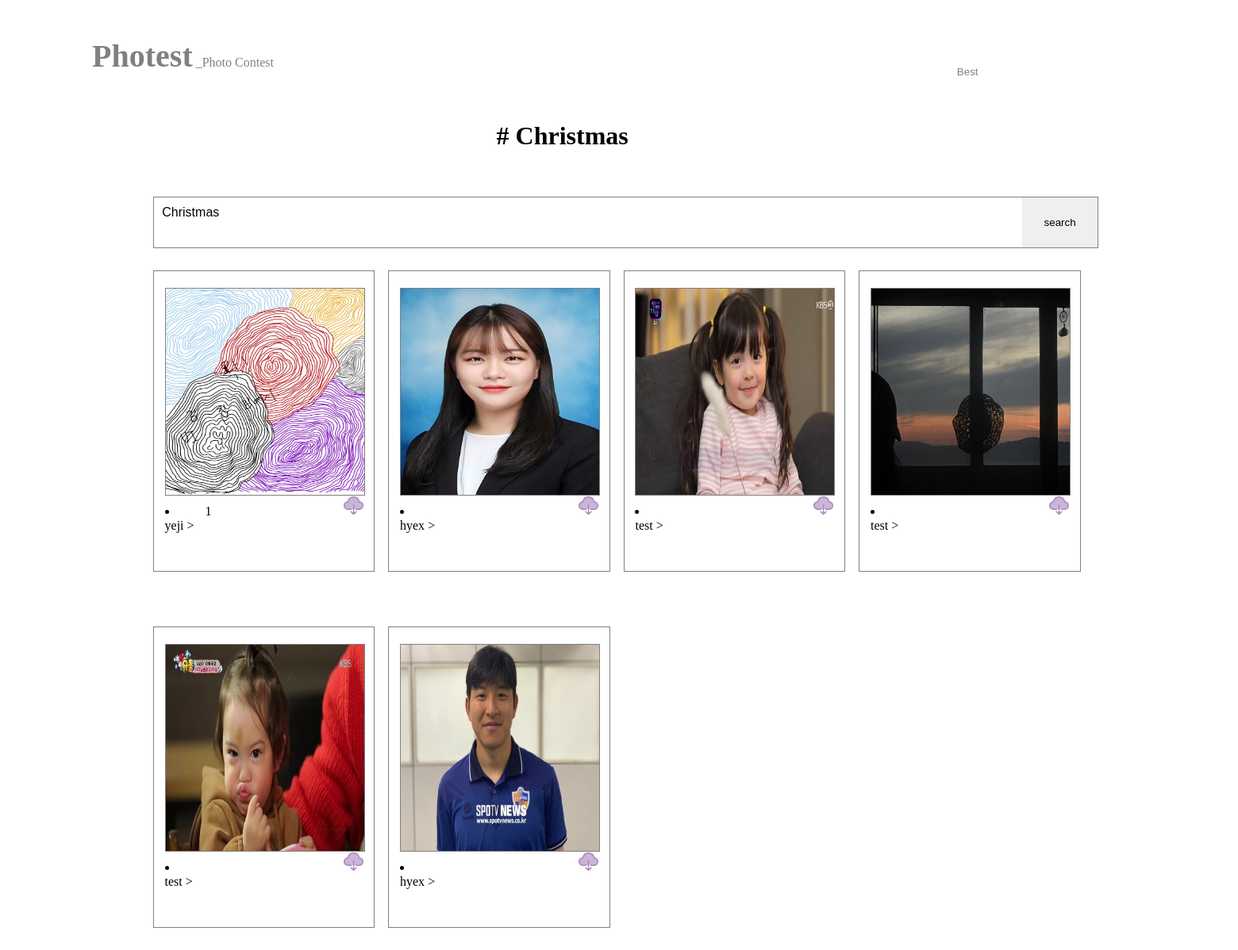
Page /today_hashtag_search/ on the committed database.
### hashtag/models.py (models this page shows)
class hashtag(models.Model):
    tagName = models.CharField(max_length=20,blank=False, primary_key=True)
    tagCnt = models.IntegerField(default=0)
    likeCnt = models.IntegerField(default=0)
    tagDate = models.DateField(blank=True, null = True)

### photo/models.py (models this page shows, shortened)
class Photo(models.Model):
    author = models.ForeignKey(User, on_delete=models.CASCADE, related_name='user')
    image = models.ImageField(upload_to= 'timeline_photo/%Y/%m/%d')
    created = models.DateTimeField(auto_now_add=True)
    updated = models.DateTimeField(auto_now=True)
    hashtag = jsonfield.JSONField(blank = True)
    like = models.ManyToManyField(User, related_name='like_post', blank=True)
    class Meta: # ordering 정렬
        ordering = ['-created']

### photo/views.py (the view)
# urls.py: path('today_hashtag_search/', views.today_hashtag_click, name='today_hashtag_search'),
def today_hashtag_click(request) :
    print('today hashtag click')
    Photos = Photo.objects.all()
    PhotosWithHashtag = list()
    global hashtag
    hashtags = hashtag.objects.all()
    todaytag = ""
    todayDate = str(date.today())
    for h in hashtag.objects.all() :
        if(str(h.tagDate) == todayDate) :
            todaytag = h.tagName
    print(todaytag)
    for p in Photos :
        for t in p.hashtag['tag'] :
            if(t == todaytag) :
                PhotosWithHashtag.append(p)
    return render(request, 'photo/search_list.html', {
        'PhotosWithHashtag' : PhotosWithHashtag,
        'search' : todaytag
    })

### photo/templates/photo/search_list.html (shortened to what this page needs)
{% load static %}
<html>
<head>
    <link rel="stylesheet" href="{% static 'css/searchlist.css' %}">
</head>
<body>
    <div class="title">
        <font id="short-title"><a href="/" class="title-text"> Photest</a></font>
        <font id="long-title">_Photo Contest </font>
    </div>
    <div id="category">
        {% if user.is_authenticated %}
        <button id="mypage_btn" class="button"><a href="{%url 'accounts:mypage'%}">MyPage</a></button>
        <button id="board_btn" class="button"><a href="http://127.0.0.1:8000/photo_list/">Board </a></button>
        <button id="best_btn" class="button"><a href="http://127.0.0.1:8000/best/"> Best </a></button>
        {% else %}
        <button id="best_btn" class="button"><a href="http://127.0.0.1:8000/best/"> Best </a></button>
        {% endif %}
    </div><br><br>
    <br>
    <div class="today-hashtag">
        <h1> # {{search}} </h1>
    </div>
    <br><br>
    <form id="search" action="{% url 'photo:search' %}" method="get">
        <div id="dsearch">
            <input type="text" id="isearch" name="search" value="{{search}}" placeholder="# Hashtag를 입력하세요" />
            <input type="submit" value="search" id="bsearch" />
        </div>
    </form>
    <div id="board">
        {% for object in PhotosWithHashtag %}
        <div id="frame_frame">
            <div id="frame">
                <button id="report"> <a href="http://127.0.0.1:8000/accounts/report/"> 신고 </a></button>
                <div class="card">
                    <div id="photos">
                        <div class='container'>
                            <div class="row">
                                <div class="col-5">
                                    <img src=" {{ object.image.url }}" class="card-img-top" alt="..." width=250px
                                        height=260px />
                                </div>
                            </div>
                        </div>
                    </div>
                </div>
                <a href="{{object.image.url}}" download="photo.jpg">
                    <img id="download" src="{% static 'image/download.png' %}" width=25px height=25px
                        align="right"></img>
                </a>
                <li class="list-group-item">
                    <a href="{% url 'photo:like' object.id %}"
                        class="float-left btn-like {%if user in object.like.all %} active {%endif%}">좋아요!</a>
                    {% if object.like.all.count %}
                    <span class="float-left">
                        {{object.like.all.count}}
                    </span>
                    {%endif%}
                </li>
                <div class="card-header" align="left">
                    {{ object.author }} >
                </div>
            </div>
        </div>
        {% endfor %}
    </div>
</body>
</html>

### photo/static/css/searchlist.css (style rules this page uses)
html { scroll-behavior: smooth; }
a { text-decoration: none; color: gray; }
.title { position : relative; left : 7%; top : 5%; }
#short-title { font-size : 250%; color : gray; font-weight : bold; }
#long-title { font-size : 100%; color : gray; }
#category { position : relative; top : 3%; left : 71%; }
#best_btn { position : relative; top : 3%; left : 6%; }
.button { background-color: white; color: #777777; border: 3px solid #ffffff; }
#report { position : relative; top:5%; left:85%; font-size: 10; width : 15%; height : 6%; border-color :white; background-color: white; border-width: 0px; }
.today-hashtag { position:relative; left : 40%; }
#board { position : relative; width : 90%; left : 8%; top : -15%; float : left; }
#frame_frame { position : relative; top:5%; left:0%; }
#frame { position : relative; padding: 0% 1% 2% 1%; width : 250px; top : 130px; height : 350px; border : 1px solid gray; float : left; margin-left : 4.4%; margin-right : -3.2%; margin-bottom: 5%; }
#photos { width : 250px; height : 260px; position : relative; border : 1px solid gray; }
#dsearch { position : relative; height : 8%; width : 77%; border : 1px solid gray; top : 0%; left : 12%; }
#isearch { font-size : 16px; width : 80%; padding : 10px; border : 0px; outline : none; float : left; }
#bsearch { width : 8%; height : 100%; border : 0px; outline: none; float: right; }

### photo/templates/photo/search_list.html (style rules this page uses)
.btn-like { position: relative; display: inline-block; width: 25px; height: 25px; background: url("/static/images/heart.png"); text-indent: -9999px; overflow: hidden; border: none; }

### rows in the picture
hashtag: tagName "Christmas", search "Christmas"
Photo: image (picture), like.all.count "1", author "yeji"
Photo: image (picture), author "hyex"
Photo: image (picture), author "test"
Photo: image (picture), author "test"
Photo: image (picture), author "test"
Photo: image (picture), author "hyex"
